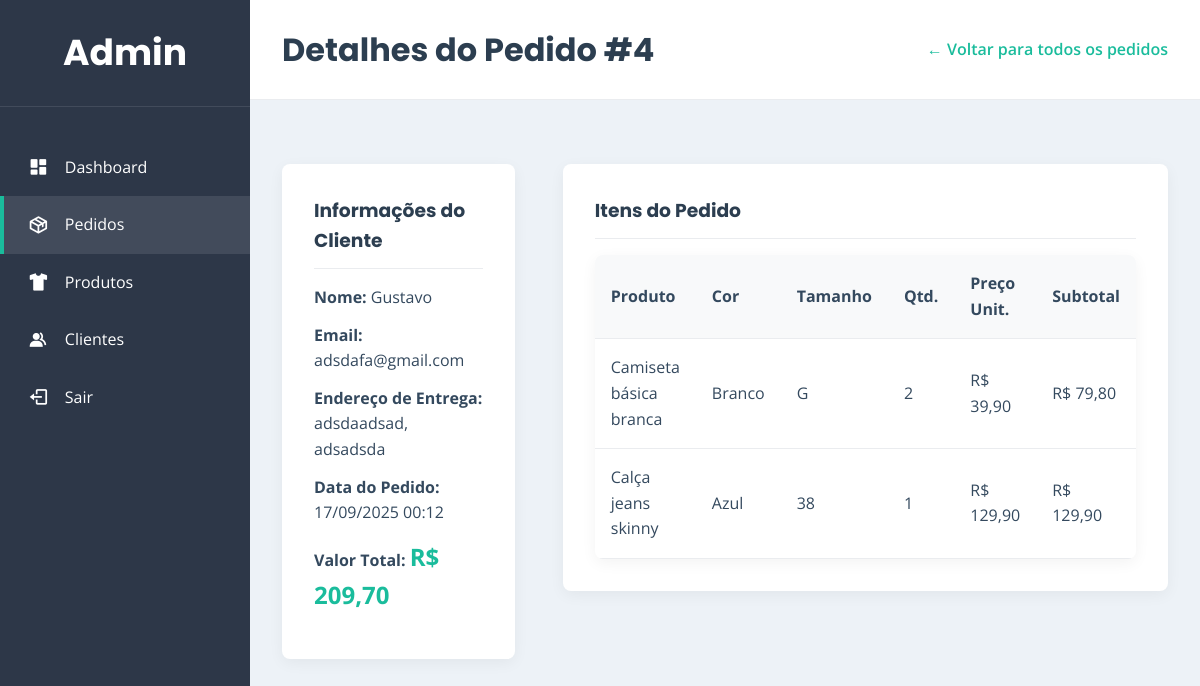
The page /administrador/admin.php?view=pedido_detalhe&id=4 (signed in) on the database its author committed.
### tables this page shows
CREATE TABLE `pedidos` (
  `id` int(11) NOT NULL,
  `cliente_nome` varchar(255) NOT NULL,
  `cliente_email` varchar(255) NOT NULL,
  `cliente_telefone` varchar(20) DEFAULT NULL,
  `cliente_endereco` text NOT NULL,
  `valor_total` decimal(10,2) NOT NULL,
  `data_pedido` timestamp NOT NULL DEFAULT current_timestamp()
);

CREATE TABLE `pedido_itens` (
  `id` int(11) NOT NULL,
  `pedido_id` int(11) NOT NULL,
  `produto_id` int(11) NOT NULL,
  `cor` varchar(50) NOT NULL,
  `tamanho` varchar(10) NOT NULL,
  `quantidade` int(11) NOT NULL,
  `preco_unitario` decimal(10,2) NOT NULL
);

CREATE TABLE `produtos` (
  `id` int(11) NOT NULL,
  `nome` varchar(255) NOT NULL,
  `descricao` text DEFAULT NULL,
  `preco` decimal(10,2) NOT NULL,
  `categoria` varchar(100) NOT NULL,
  `imagem_url` varchar(255) DEFAULT NULL
);

### administrador/views/admin_view_pedido_detalhe.php (the view, shortened to what this page needs)
<?php
$pedido_id = (int)$_GET['id'];
$stmt_pedido = mysqli_prepare($conn, "SELECT * FROM pedidos WHERE id = ?");
mysqli_stmt_bind_param($stmt_pedido, "i", $pedido_id);
mysqli_stmt_execute($stmt_pedido);
$result_pedido = mysqli_stmt_get_result($stmt_pedido);
$pedido = mysqli_fetch_assoc($result_pedido);
$stmt_itens = mysqli_prepare($conn,
    "SELECT pi.*, p.nome as produto_nome
     FROM pedido_itens pi
     JOIN produtos p ON pi.produto_id = p.id
     WHERE pi.pedido_id = ?"
);
mysqli_stmt_bind_param($stmt_itens, "i", $pedido_id);
mysqli_stmt_execute($stmt_itens);
$result_itens = mysqli_stmt_get_result($stmt_itens);
?>
<header class="admin-main-header">
    <h1>Detalhes do Pedido #<?php echo $pedido['id']; ?></h1>
    <a href="admin.php?view=pedidos" class="back-link">&larr; Voltar para todos os pedidos</a>
</header>
<div class="admin-content-panel">
    <div class="order-details-container">
        <div class="customer-details">
            <h3>Informações do Cliente</h3>
            <p><strong>Nome:</strong> <?php echo htmlspecialchars(ucfirst(strtolower($pedido['cliente_nome']))); ?></p>
            <p><strong>Email:</strong> <?php echo htmlspecialchars($pedido['cliente_email']); ?></p>
            <p><strong>Endereço de Entrega:</strong> <?php echo htmlspecialchars($pedido['cliente_endereco']); ?></p>
            <p><strong>Data do Pedido:</strong> <?php echo date("d/m/Y H:i", strtotime($pedido['data_pedido'])); ?></p>
            <p><strong>Valor Total:</strong> <span class="total-price">R$ <?php echo number_format($pedido['valor_total'], 2, ',', '.'); ?></span></p>
        </div>
        <div class="order-items-details">
            <h3>Itens do Pedido</h3>
            <table class="admin-table">
                <thead>
                    <tr>
                        <th>Produto</th>
                        <th>Cor</th>
                        <th>Tamanho</th>
                        <th>Qtd.</th>
                        <th>Preço Unit.</th>
                        <th>Subtotal</th>
                    </tr>
                </thead>
                <tbody>
                    <?php while($item = mysqli_fetch_assoc($result_itens)): ?>
                    <tr>
                        <td><?php echo htmlspecialchars(ucfirst(strtolower($item['produto_nome']))); ?></td>
                        <td><?php echo htmlspecialchars(ucfirst(strtolower($item['cor']))); ?></td>
                        <td><?php echo htmlspecialchars(ucfirst(strtolower($item['tamanho']))); ?></td>
                        <td><?php echo $item['quantidade']; ?></td>
                        <td>R$ <?php echo number_format($item['preco_unitario'], 2, ',', '.'); ?></td>
                        <td>R$ <?php echo number_format($item['preco_unitario'] * $item['quantidade'], 2, ',', '.'); ?></td>
                    </tr>
                    <?php endwhile; ?>
                </tbody>
            </table>
        </div>
    </div>
</div>

### style.css (style rules this page uses)
:root { --color-primary: #2C3E50; --color-secondary: #34495E; --color-accent: #1ABC9C; --color-accent-hover: #16a085; --color-background: #F8F9FA; --color-surface: #FFFFFF; --color-border: #EAECEF; --color-error: #e74c3c; --color-admin-bg: #EDF2F7; --color-admin-sidebar: #2d3748; --font-primary: 'Poppins', sans-serif; --font-secondary: 'Open Sans', sans-serif; --spacing-xs: 0.5rem; --spacing-sm: 0.75rem; --spacing-md: 1rem; --spacing-lg: 1.5rem; --spacing-xl: 2rem; --spacing-2xl: 3rem; --header-height: 80px; --border-radius: 8px; --shadow-sm: 0 4px 15px rgba(0, 0, 0, 0.05); --shadow-md: 0 8px 20px rgba(0,0,0,0.1); --transition-smooth: all 0.3s ease-in-out; }
* { margin: 0; padding: 0; box-sizing: border-box; }
body { font-family: var(--font-secondary); background-color: var(--color-background); color: var(--color-secondary); line-height: 1.6; }
h1, h2, h3, h4, h5, h6 { font-family: var(--font-primary); color: var(--color-primary); font-weight: 700; }
a { text-decoration: none; color: var(--color-accent); transition: var(--transition-smooth); }
.admin-main-header { background-color: var(--color-surface); padding: var(--spacing-lg) var(--spacing-xl); border-bottom: 1px solid var(--color-border); margin-bottom: var(--spacing-xl); display: flex; justify-content: space-between; align-items: center; }
.admin-main-header .back-link { font-weight: 600; }
.admin-content-panel { padding: var(--spacing-xl); }
.admin-table { width: 100%; border-collapse: collapse; background-color: var(--color-surface); box-shadow: var(--shadow-sm); border-radius: var(--border-radius); overflow: hidden; }
.admin-table th, .admin-table td { padding: var(--spacing-md); text-align: left; border-bottom: 1px solid var(--color-border); vertical-align: middle; }
.admin-table th { background-color: var(--color-background); }
.order-details-container { display: grid; grid-template-columns: 1fr 2fr; gap: var(--spacing-2xl); align-items: flex-start; }
.customer-details, .order-items-details { background-color: var(--color-surface); padding: var(--spacing-xl); border-radius: var(--border-radius); box-shadow: var(--shadow-sm); }
.customer-details h3, .order-items-details h3 { margin-bottom: var(--spacing-md); border-bottom: 1px solid var(--color-border); padding-bottom: var(--spacing-sm); }
.customer-details p { margin-bottom: var(--spacing-sm); }
.total-price { font-size: 1.5rem; font-weight: 700; color: var(--color-accent); }

### rows shown on the page
pedidos: id "4", cliente_nome "Gustavo", cliente_email "adsdafa@gmail.com", cliente_endereco "adsdaadsad, adsadsda", data_pedido "17/09/2025 00:12", valor_total "209,70"
pedido_itens: produto.nome "Camiseta básica branca", cor "Branco", tamanho "G", quantidade "2", preco_unitario "39,90", $item['preco_unitario'] * $item['quantidade'] "79,80"
pedido_itens: produto.nome "Calça jeans skinny", cor "Azul", tamanho "38", quantidade "1", preco_unitario "129,90", $item['preco_unitario'] * $item['quantidade'] "129,90"
